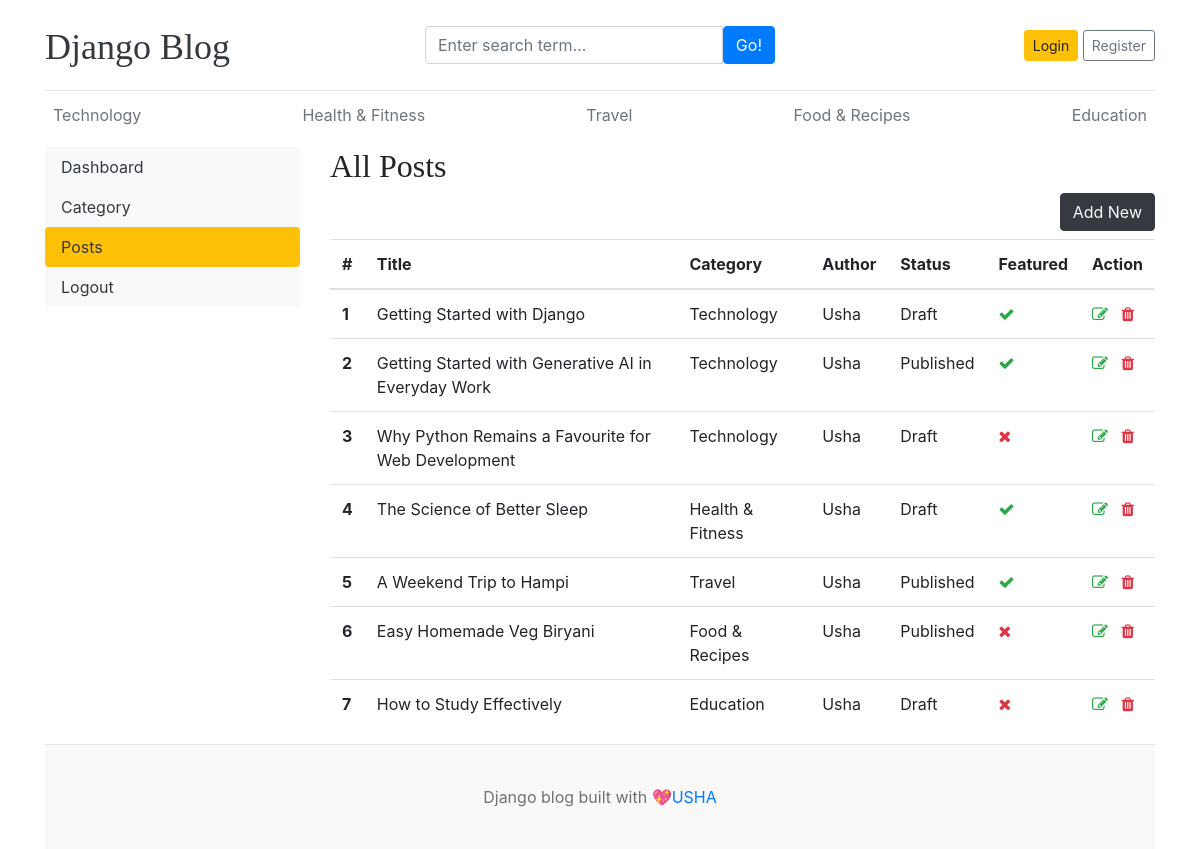
The app's page /dashboard/posts/ with its own data.
### blogs/models.py (models this page shows, shortened)
class Category (models.Model):
    category_name=models.CharField(max_length=50,unique=True)
    created_at=models.DateTimeField(auto_now_add=True)
    updated_at=models.DateTimeField(auto_now=True)
    class Meta:
        verbose_name_plural='categories'
    def __str__(self):
        return self.category_name

class Blog(models.Model):
     title = models.CharField(max_length=100)
     slug =models.SlugField(max_length=150,unique=True,blank=True)
     category = models.ForeignKey(Category,on_delete=models.CASCADE)
     author = models.ForeignKey(User,on_delete=models.CASCADE)
     featured_image = models.ImageField(upload_to='uploads/%Y/%m/%d')
     short_description = models.TextField(max_length=500)
     blog_body = models.TextField(max_length=2000)
     status = models.CharField(max_length=20,choices=STATUS_CHOICES,default="Draft")
     is_featured = models.BooleanField(default=False)
     created_at = models.DateTimeField(auto_now_add=True)
     updated_at = models.DateTimeField(auto_now=True)

### dashboards/views.py (the view)
# urls.py: path('posts/',views.posts,name='posts'),
def posts(request):
    posts = Blog.objects.all()
    context = {
        'posts' : posts ,
    }
    return render(request,'dashboard/posts.html',context)

### blogs/context_processors.py (called while the page is built)
def get_categories(request):
    categories = Category.objects.all()
    return dict(categories=categories)

def get_social_links(request):
    social_links = SocialLink.objects.all()
    return dict(social_links = social_links)

### templates/dashboard/posts.html (shortened to what this page needs)
{% extends "base.html" %}
{% block content %}
<div class="row">
    {% include 'dashboard/sidebar.html' %}
    <div class="col-md-9">
        <h2>All Posts</h2>
        <a href="{% url 'add_post' %}" class="btn btn-dark text-light float-right mb-2">Add New</a>
        <table class="table table-hover">
            <thead>
                <tr>
                    <th>#</th>
                    <th>Title</th>
                    <th>Category</th>
                    <th>Author</th>
                    <th>Status</th>
                    <th>Featured</th>
                    <th>Action</th>
                </tr>
            </thead>
            <tbody>
                {% for post in posts %}
                <tr>
                    <th>{{ forloop.counter }}</th>
                    <td>{{ post.title }}</td>
                    <td>{{ post.category }}</td>
                    <td>{{ post.author }}</td>
                    <td>{{ post.status }}</td>
                    <td>{% if post.is_featured %} <i class="fa fa-check text-success"></i> {% else %} <i class="fa fa-times text-danger"></i> {% endif %} </td>
                    <td>
                        <a href="{% url 'edit_post' post.id %}"><i class="fa fa-edit text-success"></i></a>
                        <a href="{% url 'delete_post' post.id %}"><i class="fa fa-trash text-danger"></i></a>
                    </td>
                </tr>
                {% endfor %}
            </tbody>
        </table>
    </div>
</div>
{% endblock content %}

### templates/base.html (shortened to what this page needs)
{% load static %}
<!DOCTYPE html>
<html lang="en">
<head>
  <link href="https://stackpath.bootstrapcdn.com/bootstrap/4.5.2/css/bootstrap.min.css" rel="stylesheet">
  <link href="{% static 'css/blog.css' %}" rel="stylesheet">
  <link rel="stylesheet" href="https://cdnjs.cloudflare.com/ajax/libs/font-awesome/4.7.0/css/font-awesome.min.css">
</head>
<body>
  <div class="container">
    <header class="blog-header py-3">
      <div class="row flex-nowrap justify-content-between align-items-center">
        <div class="col-4 pt-1">
          <a class="blog-header-logo text-dark" href="/">Django Blog</a>
        </div>
        <div class="col-4">
          <form action="{% url 'search' %}" method="GET">
            <div class="input-group">
              <input class="form-control" type="text" name="keyword"value='{{ keyword }}' placeholder="Enter search term..."
                aria-label="Enter search">
                <button type="submit" class="btn btn-primary" id="button-search" type="button">Go!</button>
            </div>
          </form>
        </div>
        <div class="col-4 d-flex justify-content-end align-items-center">
          {% if not user.is_authenticated %}
          <a class="btn btn-sm btn-warning" href="{% url 'login' %}">Login</a>&nbsp;
          <a class="btn btn-sm btn-outline-secondary" href="{% url 'register' %}">Register</a>
          {% else %}
          <span><a href="{% url 'dashboard' %}">Dashboard</a></span>
          &emsp;
          <span><a href="{% url 'logout' %}">Logout</a> </span>
          {% endif %}
        </div>
      </div>
    </header>
    <div class="nav-scroller py-1 mb-2">
      <nav class="nav d-flex justify-content-between">
        {% for cat in categories %}
        <a class="p-2 text-muted" href="{% url 'posts_by_category' cat.id %}">{{ cat }}</a>
        {% endfor %}
      </nav>
    </div>
    {% block content %}
    {% endblock %}
    <footer class="blog-footer">
      <p>Django blog built with 💖<a href="#">USHA</a></p>
    </footer>
  </div>
</body>

### static/css/blog.css (style rules this page uses)
.blog-header { border-bottom: 1px solid #e5e5e5; }
.blog-header-logo { font-family: "Playfair Display", Georgia, "Times New Roman", serif; font-size: 2.25rem; }
h1, h2, h3, h4, h5, h6 { font-family: "Playfair Display", Georgia, "Times New Roman", serif; }
.blog-footer { padding: 2.5rem 0; color: #727272; text-align: center; background-color: #f9f9f9; border-top: .05rem solid #e5e5e5; }
.blog-footer p:last-child { margin-bottom: 0; }

### records on screen
Category: category_name "Technology"
Category: category_name "Health & Fitness"
Category: category_name "Travel"
Category: category_name "Food & Recipes"
Category: category_name "Education"
Blog: title "Getting Started with Django", category "Technology", author "Usha", status "Draft", is_featured True (drawn)
Blog: title "Getting Started with Generative AI in Everyday Work", category "Technology", author "Usha", status "Published", is_featured True (drawn)
Blog: title "Why Python Remains a Favourite for Web Development", category "Technology", author "Usha", status "Draft", is_featured False (drawn)
Blog: title "The Science of Better Sleep", category "Health & Fitness", author "Usha", status "Draft", is_featured True (drawn)
Blog: title "A Weekend Trip to Hampi", category "Travel", author "Usha", status "Published", is_featured True (drawn)
Blog: title "Easy Homemade Veg Biryani", category "Food & Recipes", author "Usha", status "Published", is_featured False (drawn)
Blog: title "How to Study Effectively", category "Education", author "Usha", status "Draft", is_featured False (drawn)
